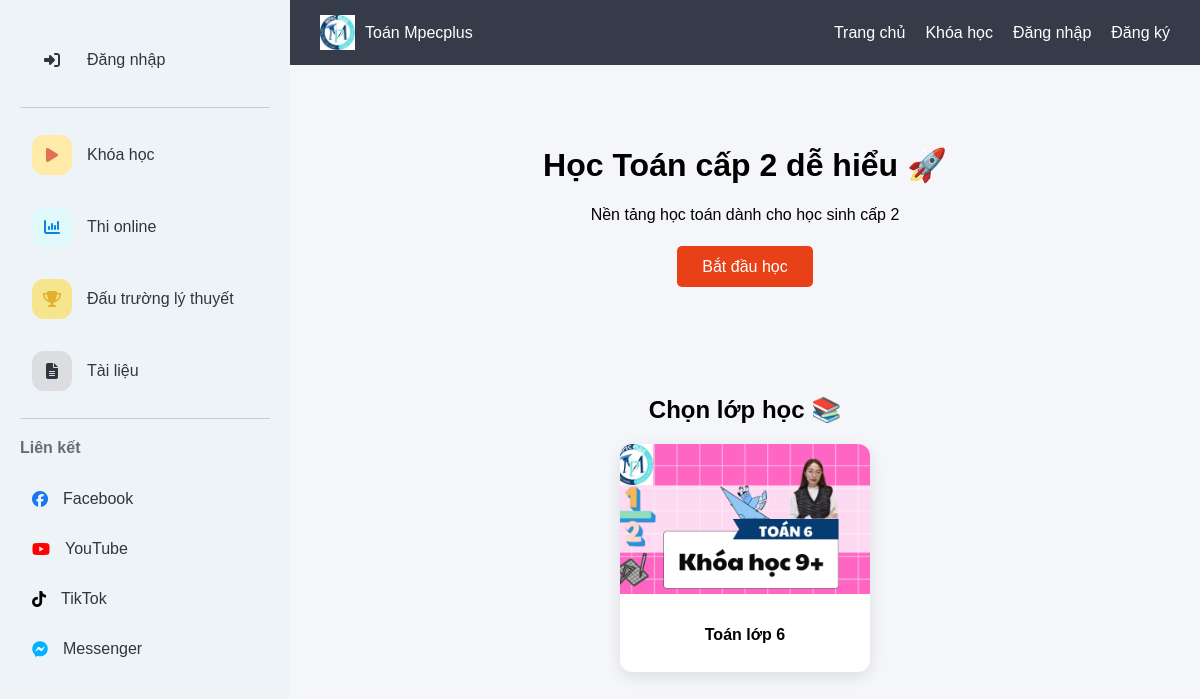
The page / on the database its author committed.
### core/models.py (models this page shows, shortened)
class Course(models.Model):
    name = models.CharField(max_length=100)
    image = models.ImageField(upload_to='courses/')
    description = models.TextField()

### core/views.py (the view)
# urls.py: path('', views.home, name='home'),
def home(request):
    courses = Course.objects.all()
    return render(request, 'home.html', {'courses': courses})

### core/templates/home.html (shortened to what this page needs)
{% load static %}
<!DOCTYPE html>
<html>
<head>
    <link rel="stylesheet" href="https://cdnjs.cloudflare.com/ajax/libs/font-awesome/6.5.2/css/all.min.css">
</head>
<body>
    <div class="layout">
        <div class="sidebar">
            <a href="{% url 'login' %}" class="menu-item">
                <div class="icon-box"><i class="fa-solid fa-right-to-bracket"></i></div>
                <span>Đăng nhập</span>
            </a>
            <hr>
            <a href="{% url 'courses' %}" class="menu-item">
                <div class="icon-box course"><i class="fa-solid fa-play"></i></div>
                <span>Khóa học</span>
            </a>
            <a href="#" class="menu-item">
                <div class="icon-box exam"><i class="fa-solid fa-chart-column"></i></div>
                <span>Thi online</span>
            </a>
            <a href="#" class="menu-item">
                <div class="icon-box battle"><i class="fa-solid fa-trophy"></i></div>
                <span>Đấu trường lý thuyết</span>
            </a>
            <a href="#" class="menu-item">
                <div class="icon-box doc"><i class="fa-solid fa-file-lines"></i></div>
                <span>Tài liệu</span>
            </a>
            <hr>
            <h4>Liên kết</h4>
            <a href="#" class="menu-item">
                <i class="fa-brands fa-facebook fb"></i>
                <span>Facebook</span>
            </a>
            <a href="#" class="menu-item">
                <i class="fa-brands fa-youtube yt"></i>
                <span>YouTube</span>
            </a>
            <a href="#" class="menu-item">
                <i class="fa-brands fa-tiktok tt"></i>
                <span>TikTok</span>
            </a>
            <a href="#" class="menu-item">
                <i class="fa-brands fa-facebook-messenger ms"></i>
                <span>Messenger</span>
            </a>
        </div>
        <div class="main">
            <div class="navbar">
                <a href="{% url 'home' %}" class="logo">
                    <img src="{% static 'images/logo.png' %}">
                    <span>Toán Mpecplus</span>
                </a>
                <div class="right">
                    <a href="{% url 'home' %}">Trang chủ</a>
                    <a href="{% url 'courses' %}">Khóa học</a>
                    {% if user.is_authenticated %}
                    <span class="user">👋 {{ user.username }}</span>
                    <a href="{% url 'logout' %}">Đăng xuất</a>
                    {% else %}
                    <a href="{% url 'login' %}">Đăng nhập</a>
                    <a href="{% url 'register' %}">Đăng ký</a>
                    {% endif %}
                </div>
            </div>
            <div class="hero">
                <h1>Học Toán cấp 2 dễ hiểu 🚀</h1>
                <p>Nền tảng học toán dành cho học sinh cấp 2</p>
                <br>
                <a class="btn" href="{% url 'courses' %}">Bắt đầu học</a>
            </div>
            <div class="courses">
                <h2>Chọn lớp học 📚</h2>
                <div class="course-list">
                    {% for course in courses %}
                    <a href="{% url 'course_detail' course.id %}" class="course-card">
                        <img src="{{ course.image.url }}">
                        <h3>{{ course.name }}</h3>
                    </a>
                    {% endfor %}
                </div>
            </div>
        </div>
    </div>
</body>
</html>

### core/templates/home.html (style rules this page uses)
body { font-family: Arial; margin: 0; background: #f5f6fa; }
.layout { display: flex; }
.sidebar { width: 250px; min-height: 100vh; background: #eef3f8; padding: 20px; }
.menu-item { display: flex; align-items: center; gap: 15px; padding: 12px; border-radius: 12px; text-decoration: none; color: #2f3640; margin: 8px 0; transition: 0.2s; }
.icon-box { width: 40px; height: 40px; border-radius: 12px; display: flex; align-items: center; justify-content: center; }
.course { background: #ffeaa7; color: #e17055; }
.exam { background: #dff9fb; color: #0984e3; }
.battle { background: #f6e58d; color: #e1b12c; }
.doc { background: #dcdde1; color: #2f3640; }
.fb { color: #1877F2; }
.yt { color: #FF0000; }
.tt { color: #000000; }
.ms { color: #00B2FF; }
.sidebar h4 { margin-top: 20px; color: #636e72; }
.sidebar hr { border: none; border-top: 1px solid #ccc; margin: 15px 0; }
.main { flex: 1; }
.navbar { background: #353b48; padding: 15px 30px; display: flex; justify-content: space-between; align-items: center; }
.logo { display: flex; align-items: center; gap: 10px; color: white; text-decoration: none; }
.logo img { height: 35px; }
.right { display: flex; gap: 20px; align-items: center; }
.right a { color: white; text-decoration: none; }
.hero { text-align: center; padding: 60px; }
.btn { background: #e84118; color: white; padding: 12px 25px; border-radius: 5px; text-decoration: none; }
.courses { text-align: center; padding: 40px; }
.course-list { display: flex; justify-content: center; gap: 25px; flex-wrap: wrap; }
.course-card { width: 250px; background: white; border-radius: 12px; overflow: hidden; text-decoration: none; color: black; box-shadow: 0 5px 15px rgba(0, 0, 0, 0.1); transition: 0.3s; }
.course-card img { width: 100%; height: 150px; object-fit: cover; }
.course-card h3 { padding: 12px; font-size: 16px; }

### rows shown on the page
Course: image (picture), name "Toán lớp 6"
